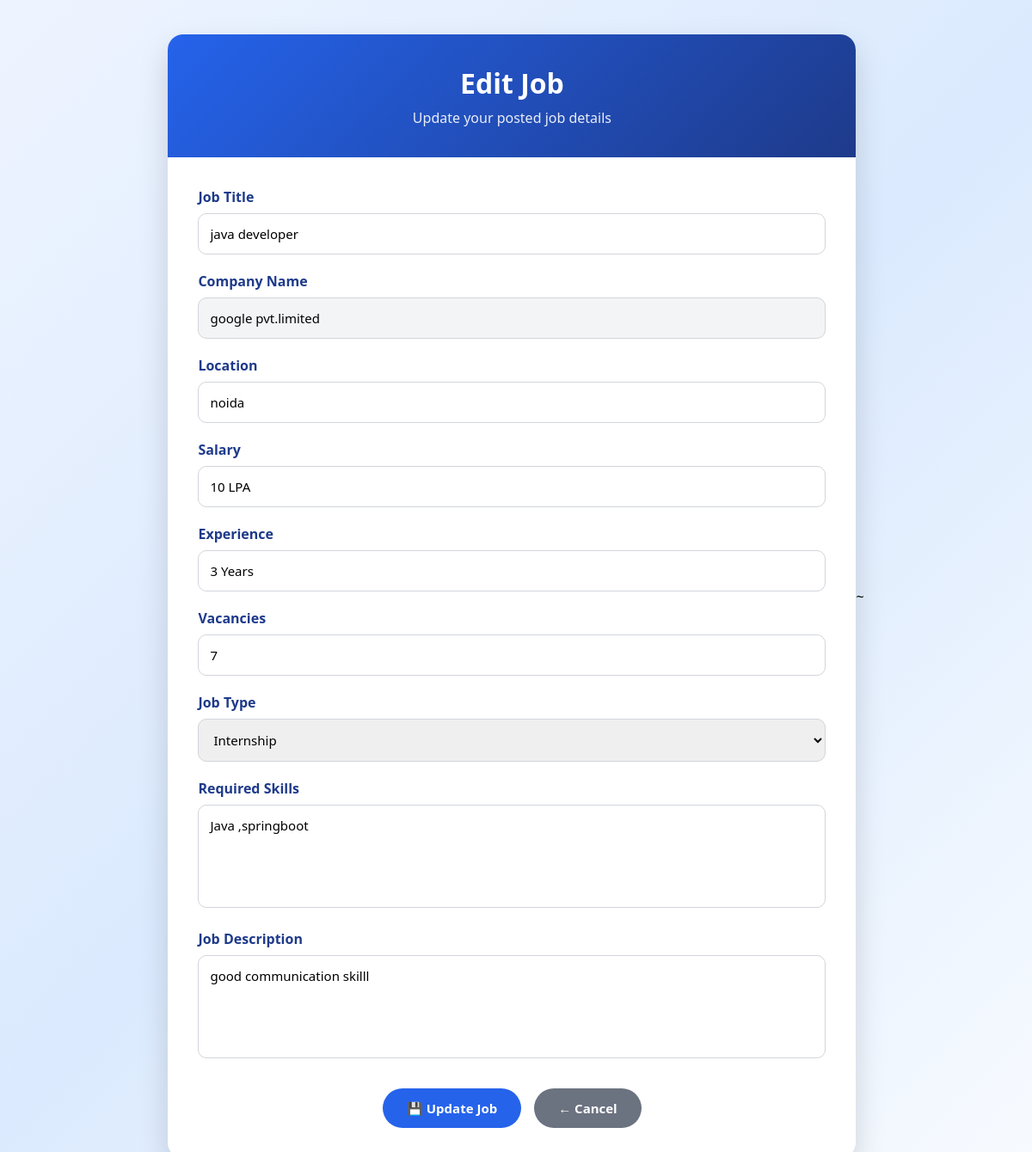
/employer/edit_job/1/ (signed in), run on the app's committed database.
### employer/models.py (models this page shows, shortened)
class Job(models.Model):
    employer = models.ForeignKey(
        Employerreg,
        on_delete=models.CASCADE
    )
    job_title = models.CharField(max_length=100)
    company_name = models.CharField(max_length=100)
    location = models.CharField(max_length=100)
    salary = models.CharField(max_length=50)
    experience = models.CharField(max_length=50)
    job_type = models.CharField(max_length=50)
    vacancies = models.IntegerField()
    skills = models.TextField()
    description = models.TextField()
    posted_on = models.DateTimeField(auto_now_add=True)

class Employerreg(models.Model):
    company_name = models.CharField(max_length=100)
    ower_name = models.CharField(max_length=100)
    email = models.EmailField(max_length=100)
    mobile_number = models.CharField(max_length=15)
    address = models.TextField()
    company_type = models.CharField(max_length=100)
    password = models.CharField(max_length=100)
    created_at = models.DateTimeField(auto_now_add=True)

### employer/views.py (the view, shortened to what this page needs)
# urls.py: path('edit_job/<int:job_id>/', views.edit_job, name='edit_job'),
def edit_job(request, job_id):
    if "employer_id" not in request.session:
        return redirect("employer_login")
    employer = Employerreg.objects.get(id=request.session["employer_id"])
    job = Job.objects.get(id=job_id, employer=employer)
    return render(request, "employer/edit_job.html", {"employer": employer, "job": job})

### employer/templates/employer/edit_job.html (shortened to what this page needs)
<!DOCTYPE html>
<html lang="en">
<head>
</head>
<body>
<div class="container">
<div class="header">
<h2>Edit Job</h2>
<p>Update your posted job details</p>
</div>
<div class="form-box">
<form method="POST">
<div class="form-group">
<label>Job Title</label>
<input
type="text"
name="job_title"
value="{{ job.job_title }}"
required>
</div>
<div class="form-group">
<label>Company Name</label>
<input
type="text"
name="company_name"
value="{{ employer.company_name }}"
class="readonly"
readonly>
</div>
<div class="form-group">
<label>Location</label>
<input
type="text"
name="location"
value="{{ job.location }}"
required>
</div>
<div class="form-group">
<label>Salary</label>
<input
type="text"
name="salary"
value="{{ job.salary }}"
required>
</div>
<div class="form-group">
<label>Experience</label>
<input
type="text"
name="experience"
value="{{ job.experience }}"
required>
</div>
<div class="form-group">
<label>Vacancies</label>
<input
type="number"
name="vacancies"
value="{{ job.vacancies }}"
required>
</div>
<div class="form-group">
<label>Job Type</label>
<select name="job_type" required>
<option value="Internship" {% if job.job_type == "Internship" %}selected{% endif %}>Internship</option>
</select>
</div>
<div class="form-group">
<label>Required Skills</label>
<textarea
name="skills"
required>{{ job.skills }}</textarea>
</div>
<div class="form-group">
<label>Job Description</label>
<textarea
name="description"
required>{{ job.description }}</textarea>
</div>
<div class="buttons">
<button type="submit" class="btn update">
💾 Update Job
</button>
<a href="{% url 'my_jobs' %}" class="btn cancel">
← Cancel
</a>
</div>
</form>
</div>
</div>
</body>
</html>~

### employer/templates/employer/edit_job.html (style rules this page uses)
* { margin:0; padding:0; box-sizing:border-box; font-family:'Segoe UI',sans-serif; }
body { background:linear-gradient(135deg,#eef4ff,#dbeafe,#f8fbff); min-height:100vh; display:flex; justify-content:center; align-items:center; padding:40px; }
.container { width:100%; max-width:800px; background:#fff; border-radius:18px; overflow:hidden; box-shadow:0 15px 35px rgba(0,0,0,.15); }
.header { background:linear-gradient(135deg,#2563eb,#1e3a8a); color:#fff; text-align:center; padding:35px; }
.header h2 { font-size:32px; margin-bottom:8px; }
.header p { opacity:.9; }
.form-box { padding:35px; }
.form-group { margin-bottom:20px; }
.form-group label { display:block; margin-bottom:8px; font-weight:600; color:#1e3a8a; }
.form-group input, .form-group textarea, .form-group select { width:100%; padding:13px; border:1px solid #d1d5db; border-radius:10px; font-size:15px; transition:.3s; }
.form-group textarea { resize:none; height:120px; }
.readonly { background:#f3f4f6; cursor:not-allowed; }
.buttons { margin-top:30px; display:flex; justify-content:center; gap:15px; flex-wrap:wrap; }
.btn { padding:13px 28px; border:none; border-radius:30px; text-decoration:none; font-size:15px; font-weight:600; cursor:pointer; transition:.3s; }
.update { background:#2563eb; color:#fff; }
.cancel { background:#6b7280; color:white; }

### data on the page
Job: job_title "java developer", location "noida", salary "10 LPA", experience "3 Years", vacancies "7", job_type "Internship", skills "Java ,springboot", description "good communication skilll"
Employerreg: company_name "google pvt.limited"
